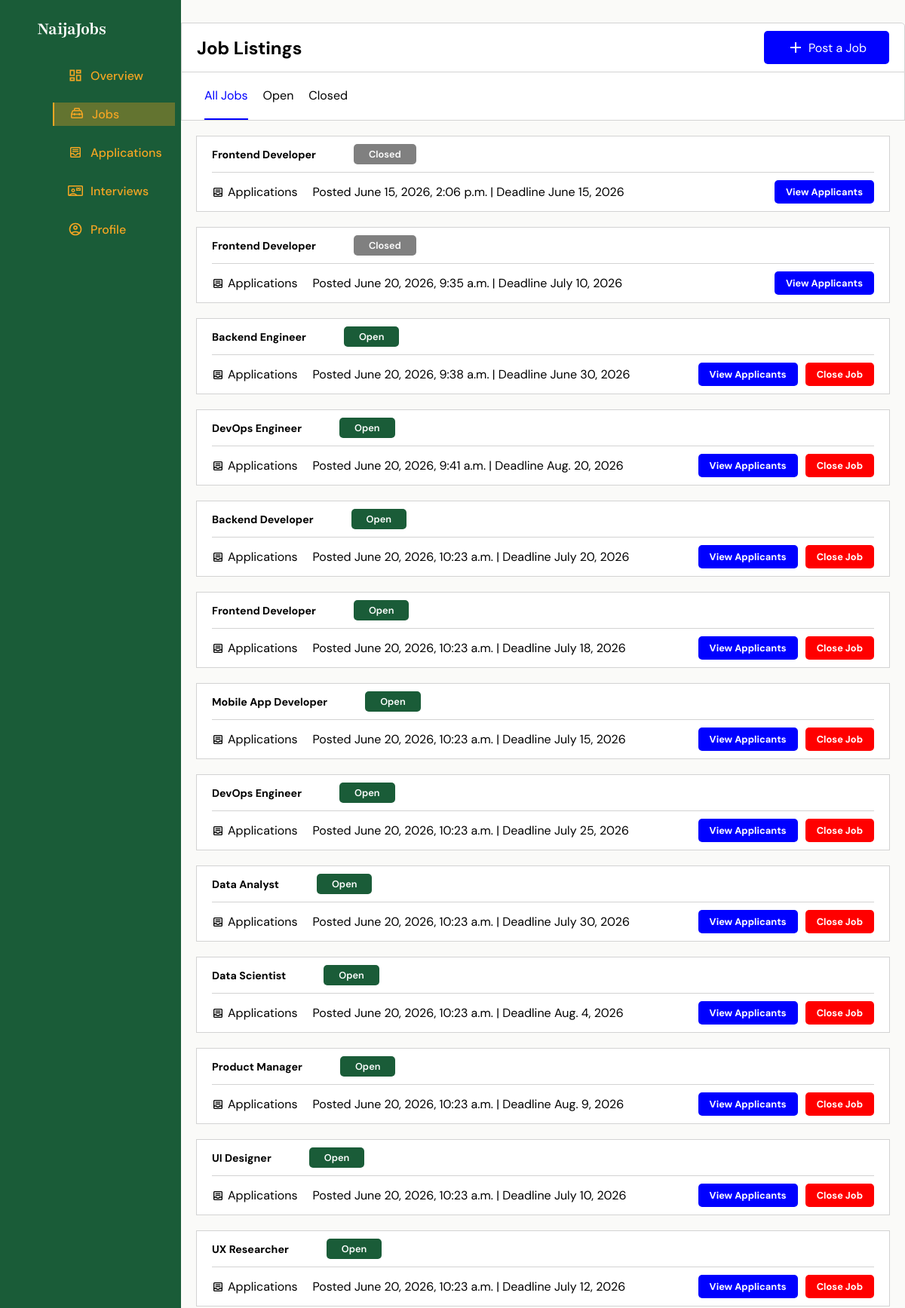
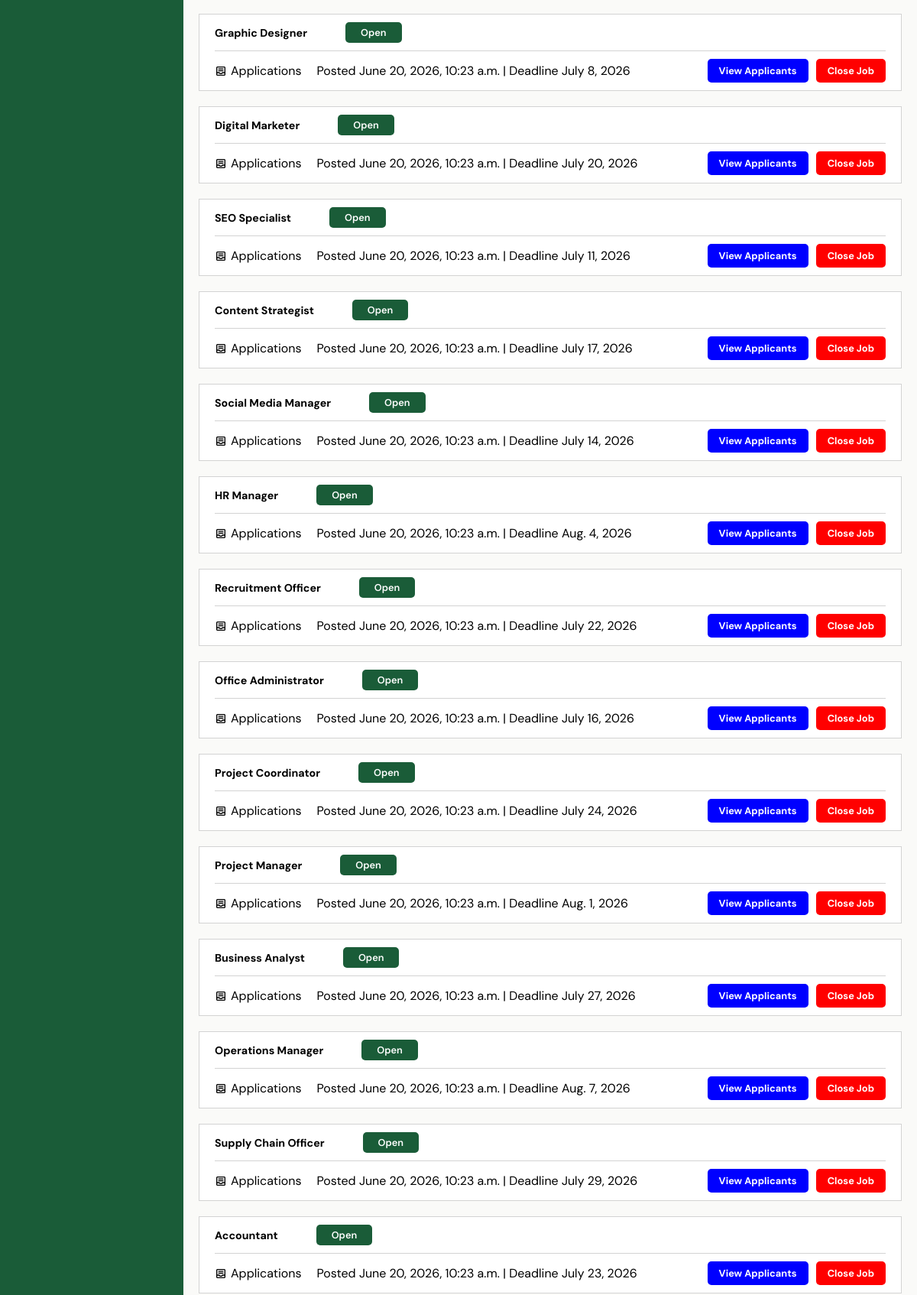
Screenshot of /employer/jobs (signed in, upper part) with the database file from the repository (2 pictures, top to bottom).
### Employer/models.py (models this page shows, shortened)
class JobPost(models.Model):
    user = models.ForeignKey(
        User,
        on_delete=models.CASCADE,
        related_name="job_posts"
    )
    status_options = (('open', 'Open'), ('closed', 'Closed'))
    type_options = (('full_time', 'Full Time'), ('part_time', 'Part Time'), ('internship', 'Internship'), ('contract', 'Contract'))
    title = models.CharField(max_length=50)
    job_type = models.CharField(max_length=50, choices=type_options, db_index=True)
    salary_min = models.PositiveIntegerField()
    salary_max = models.PositiveIntegerField()
    description = models.TextField()
    category = models.CharField(max_length=50, db_index=True)
    date_posted = models.DateTimeField(auto_now_add=True)
    date_closing = models.DateField()
    status = models.CharField(max_length=20, choices=status_options, db_index=True, default="Open")
    is_active = models.BooleanField(default=True)

### Employer/views.py (the view, shortened to what this page needs)
# urls.py: path('employer/jobs', views.employer_jobs, name='employer jobs'),
@login_required
def employer_jobs(request):
    user = request.user
    if user.role != "Employer":
        return redirect("home")
    if request.method == "GET":
        try:
            company = user.employer_profile
        except:
            company = None
        my_jobs = user.job_posts.all()
        return render(request, 'employer/routes/jobs.html', {
            "employer" : company,
            "jobs" : my_jobs
        })

### NaijaJobs/context_processors.py (called while the page is built)
def cache_buster(request):
    return {
        "static_version": time.time_ns() if settings.DEBUG else "",
    }

### templates/employer/routes/jobs.html (shortened to what this page needs)
{% extends "employer/base.html" %}
{% load static %}
{% block style %} <link rel="stylesheet" href="{% static 'css/jobs.css' %}?v={{ static_version }}"> {% endblock %}
{% block content %}
    {% if employer %}
        <div class="container">
            <section class="heading">
                <div class="head">
                    <h2>Job Listings</h2>
                    <button>
                        <img src="{% static 'svg/plus.svg' %}" width="24" alt="">
                        <p>Post a Job</p>
                    </button>
                </div>
                <nav>
                    <ul>
                        <li><button class="highlight">All Jobs</button></li>
                        <li><button>Open</button></li>
                        <li><button>Closed</button></li>
                    </ul>
                </nav>
            </section>
            <section class="body">
                {% if jobs %}
                    {% for job in jobs %}
                        {% if job.is_active %}
                            <div class="job-card">
                                <header>
                                    <h2>{{ job.title }}</h2>
                                    {% if job.status == "Open" %}
                                        <p>Open</p>
                                    {% else %}
                                        <p class="closed">Closed</p>
                                    {% endif %}
                                </header>
                                <main>
                                    <section>
                                        <p><img src="{% static 'svg/inbox-black.svg' %}" width="16" alt="">Applications</p>
                                        <p>Posted {{ job.date_posted }} | Deadline {{ job.date_closing }}</p>
                                    </section>
                                    <section>
                                        <a href="{% url 'employer applications' %}">View Applicants</a>
                                        {% if job.status == "Open" %}
                                            <form action="{% url 'close job' job.id %}" method="post">
                                                <button type="submit">Close Job</button>
                                            </form>
                                        {% endif %}
                                    </section>
                                </main>
                            </div>
                        {% endif %}
                    {% endfor %}
                {% else %}
                    <div class="empty">
                        <p>No job posted yet</p>
                    </div>
                {% endif %}
            </section>
        </div>
    {% else %}
        <div class="pro">
            <p>Don't have a profile?</p>
            <p>Click <a href="{% url 'employer profile' %}">Here</a> to go to and create company's pfrofile</p>
        </div>
    {% endif %}
{% endblock %}

### static/css/employer-base.css (style rules this page uses)
:root { --forest-green: #1A5C38; --Nigerian-gold: #F5A623; --bg-color: #FAFAF8; --text-color: #1A1A1A; --muted: #888888; }
* { margin: 0; padding: 0; box-sizing: border-box; }
body { background-color: var(--bg-color); display: flex; max-width: 100vw; width: 100vw; font: 1rem regular; max-height: 100vh; height: 100vh; overflow: hidden; }

### static/css/jobs.css (style rules this page uses)
:root { --forest-green: #1A5C38; --Nigerian-gold: #F5A623; --bg-color: #FAFAF8; --text-color: #1A1A1A; --muted: #888888; }
.container { width: 100%; height: 100%; padding-block: 30px; position: relative; }
.head { display: flex; justify-content: space-between; align-items: center; background-color: white; padding: 10px 20px; border: 1px solid lightgrey; border-top-right-radius: 5px; }
.head button { display: flex; border: 0; align-items: center; justify-content: center; padding: 10px 30px; border-radius: 5px; background-color: blue; color: white; font: 1rem regular; column-gap: 5px; }
.heading { display: flex; flex-direction: column; }
.heading nav { padding-inline: 30px; background-color: white; border: 1px solid lightgrey; border-top: 0px solid lightgrey; }
.heading nav ul { display: flex; column-gap: 20px; }
.heading nav ul li { list-style: none; }
.heading nav ul li button { border: 0; font: 1rem regular; background-color: transparent; padding: 20px 0px; }
.heading nav ul .highlight { border-bottom: 2px solid blue; color: blue; }
.job-card { margin-inline: 20px; padding: 10px 20px; background-color: white; margin-top: 20px; border: 1px solid lightgrey; }
.job-card header { display: flex; align-items: center; column-gap: 50px; font-size: .8rem; padding-bottom: 10px; }
.job-card header h2 { font-size: .89rem; }
.job-card header p { background-color: var(--forest-green); color: white; padding: 5px 20px; border-radius: 5px; font-weight: 600; }
.job-card header p.closed { background-color: grey; }
.job-card main { display: flex; align-items: center; justify-content: space-between; border-top: 1px solid lightgrey; padding-top: 10px; }
.job-card main section:first-child, .job-card main section:first-child p { display: flex; align-items: center; column-gap: 20px; }
.job-card main section:first-child p { column-gap: 5px; }
.job-card main section:nth-child(2) { display: flex; column-gap: 10px; }
.job-card main section:nth-child(2) a, .job-card main section:nth-child(2) form button { padding: 7px 15px; text-decoration: none; color: white; font: .8rem regular; font-weight: bold; border-radius: 5px; }
.job-card main section:nth-child(2) a:first-child { background-color: blue; }
.job-card main section:nth-child(2) form button { background-color: red; border: 0; cursor: pointer; }
.body { height: 100%; }

### rows the page displays
JobPost: title "Frontend Developer", status "Closed", is_active True (drawn), date_posted "June 15, 2026, 2:06 p.m.", date_closing "June 15, 2026"
JobPost: title "Frontend Developer", status "Closed", is_active True (drawn), date_posted "June 20, 2026, 9:35 a.m.", date_closing "July 10, 2026"
JobPost: title "Backend Engineer", status "Open", is_active True (drawn), date_posted "June 20, 2026, 9:38 a.m.", date_closing "June 30, 2026"
JobPost: title "DevOps Engineer", status "Open", is_active True (drawn), date_posted "June 20, 2026, 9:41 a.m.", date_closing "Aug. 20, 2026"
JobPost: title "Backend Developer", status "Open", is_active True (drawn), date_posted "June 20, 2026, 10:23 a.m.", date_closing "July 20, 2026"
JobPost: title "Frontend Developer", status "Open", is_active True (drawn), date_posted "June 20, 2026, 10:23 a.m.", date_closing "July 18, 2026"
JobPost: title "Mobile App Developer", status "Open", is_active True (drawn), date_posted "June 20, 2026, 10:23 a.m.", date_closing "July 15, 2026"
JobPost: title "DevOps Engineer", status "Open", is_active True (drawn), date_posted "June 20, 2026, 10:23 a.m.", date_closing "July 25, 2026"
JobPost: title "Data Analyst", status "Open", is_active True (drawn), date_posted "June 20, 2026, 10:23 a.m.", date_closing "July 30, 2026"
JobPost: title "Data Scientist", status "Open", is_active True (drawn), date_posted "June 20, 2026, 10:23 a.m.", date_closing "Aug. 4, 2026"
JobPost: title "Product Manager", status "Open", is_active True (drawn), date_posted "June 20, 2026, 10:23 a.m.", date_closing "Aug. 9, 2026"
JobPost: title "UI Designer", status "Open", is_active True (drawn), date_posted "June 20, 2026, 10:23 a.m.", date_closing "July 10, 2026"
JobPost: title "UX Researcher", status "Open", is_active True (drawn), date_posted "June 20, 2026, 10:23 a.m.", date_closing "July 12, 2026"
JobPost: title "Graphic Designer", status "Open", is_active True (drawn), date_posted "June 20, 2026, 10:23 a.m.", date_closing "July 8, 2026"
JobPost: title "Digital Marketer", status "Open", is_active True (drawn), date_posted "June 20, 2026, 10:23 a.m.", date_closing "July 20, 2026"
JobPost: title "SEO Specialist", status "Open", is_active True (drawn), date_posted "June 20, 2026, 10:23 a.m.", date_closing "July 11, 2026"
JobPost: title "Content Strategist", status "Open", is_active True (drawn), date_posted "June 20, 2026, 10:23 a.m.", date_closing "July 17, 2026"
JobPost: title "Social Media Manager", status "Open", is_active True (drawn), date_posted "June 20, 2026, 10:23 a.m.", date_closing "July 14, 2026"
JobPost: title "HR Manager", status "Open", is_active True (drawn), date_posted "June 20, 2026, 10:23 a.m.", date_closing "Aug. 4, 2026"
JobPost: title "Recruitment Officer", status "Open", is_active True (drawn), date_posted "June 20, 2026, 10:23 a.m.", date_closing "July 22, 2026"
JobPost: title "Office Administrator", status "Open", is_active True (drawn), date_posted "June 20, 2026, 10:23 a.m.", date_closing "July 16, 2026"
JobPost: title "Project Coordinator", status "Open", is_active True (drawn), date_posted "June 20, 2026, 10:23 a.m.", date_closing "July 24, 2026"
JobPost: title "Project Manager", status "Open", is_active True (drawn), date_posted "June 20, 2026, 10:23 a.m.", date_closing "Aug. 1, 2026"
JobPost: title "Business Analyst", status "Open", is_active True (drawn), date_posted "June 20, 2026, 10:23 a.m.", date_closing "July 27, 2026"
JobPost: title "Operations Manager", status "Open", is_active True (drawn), date_posted "June 20, 2026, 10:23 a.m.", date_closing "Aug. 7, 2026"
JobPost: title "Supply Chain Officer", status "Open", is_active True (drawn), date_posted "June 20, 2026, 10:23 a.m.", date_closing "July 29, 2026"
JobPost: title "Accountant", status "Open", is_active True (drawn), date_posted "June 20, 2026, 10:23 a.m.", date_closing "July 23, 2026"
